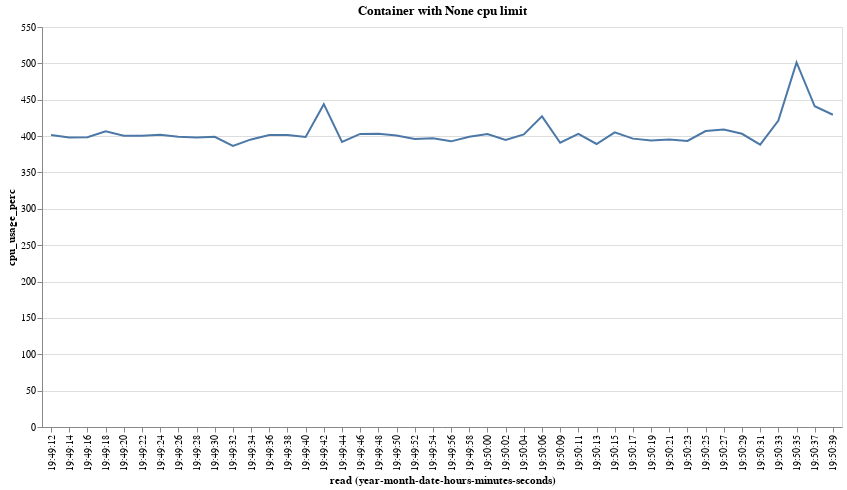

Notebook code cell kept with this figure:
### Markdown cell above
### Appendix

Interestingly running with `--cpus 2` or without any limits does not make the dbt container use more cpu for some reason. I was interested to see if we can get some stats on my machine that shows more than 100% usage or not so I ran the stress tests described here https://www.thorsten-hans.com/docker-container-cpu-limits-explained/.

### Code cell
cmd = "docker run --name stress_app --rm progrium/stress -c 8 -t 90s".split(" ")
run_stress = subprocess.Popen(cmd, stdout=subprocess.PIPE)

session = requests_unixsocket.Session()
data = []

while run_stress.poll() != 0:
    r = session.get('http+unix://%2Fvar%2Frun%2Fdocker.sock/containers/stress_app/stats?stream=false')
    if r.status_code == 200:
        try:
            data.append(r.json())
        except:
            pass

data = [_ for _ in data if _["read"] != "0001-01-01T00:00:00Z"]
generate_chart((data, None))

### Figure 1 — Vega-Lite specification as saved in the notebook (floating-point values rounded to 4 significant figures)
{"$schema": "https://vega.github.io/schema/vega-lite/v4.17.0.json", "config": {"view": {"continuousHeight": 300, "continuousWidth": 400}}, "data": {"name": "data-63f25364b0a439470090923f888e2eef"}, "datasets": {"data-63f25364b0a439470090923f888e2eef": [{"cpu_delta": 3855603000, "cpu_stats.cpu_usage.total_usage": 6994043000, "cpu_stats.online_cpus": 4, "cpu_stats.system_cpu_usage": 4037306510000000, "cpu_usage_perc": 401.6, "precpu_stats.cpu_usage.total_usage": 3138440000, "precpu_stats.system_cpu_usage": 4037302670000000, "read": "2022-11-08T19:49:12.301464890", "system_cpu_delta": 3840000000}, {"cpu_delta": 3950682000, "cpu_stats.cpu_usage.total_usage": 14851397000, "cpu_stats.online_cpus": 4, "cpu_stats.system_cpu_usage": 4037314370000000, "cpu_usage_perc": 398.1, "precpu_stats.cpu_usage.total_usage": 10900715000, "precpu_stats.system_cpu_usage": 4037310400000000, "read": "2022-11-08T19:49:14.293347167", "system_cpu_delta": 3970000000}, {"cpu_delta": 3894458000, "cpu_stats.cpu_usage.total_usage": 22657944000, "cpu_stats.online_cpus": 4, "cpu_stats.system_cpu_usage": 4037322140000000, "cpu_usage_perc": 398.4, "precpu_stats.cpu_usage.total_usage": 18763486000, "precpu_stats.system_cpu_usage": 4037318230000000, "read": "2022-11-08T19:49:16.305111169", "system_cpu_delta": 3910000000}, {"cpu_delta": 3841943000, "cpu_stats.cpu_usage.total_usage": 30356039000, "cpu_stats.online_cpus": 4, "cpu_stats.system_cpu_usage": 4037329840000000, "cpu_usage_perc": 406.6, "precpu_stats.cpu_usage.total_usage": 26514096000, "precpu_stats.system_cpu_usage": 4037326060000000, "read": "2022-11-08T19:49:18.332362892", "system_cpu_delta": 3780000000}, {"cpu_delta": 3923704000, "cpu_stats.cpu_usage.total_usage": 38314202000, "cpu_stats.online_cpus": 4, "cpu_stats.system_cpu_usage": 4037337790000000, "cpu_usage_perc": 400.4, "precpu_stats.cpu_usage.total_usage": 34390498000, "precpu_stats.system_cpu_usage": 4037333870000000, "read": "2022-11-08T19:49:20.402552289", "system_cpu_delta": 3920000000}, {"cpu_delta": 3813190000, "cpu_stats.cpu_usage.total_usage": 46055007000, "cpu_stats.online_cpus": 4, "cpu_stats.system_cpu_usage": 4037345530000000, "cpu_usage_perc": 400.3, "precpu_stats.cpu_usage.total_usage": 42241817000, "precpu_stats.system_cpu_usage": 4037341720000000, "read": "2022-11-08T19:49:22.414101473", "system_cpu_delta": 3810000000}, {"cpu_delta": 3958640000, "cpu_stats.cpu_usage.total_usage": 53932731000, "cpu_stats.online_cpus": 4, "cpu_stats.system_cpu_usage": 4037353440000000, "cpu_usage_perc": 401.9, "precpu_stats.cpu_usage.total_usage": 49974091000, "precpu_stats.system_cpu_usage": 4037349500000000, "read": "2022-11-08T19:49:24.435491723", "system_cpu_delta": 3940000000}, {"cpu_delta": 3949970000, "cpu_stats.cpu_usage.total_usage": 61764462000, "cpu_stats.online_cpus": 4, "cpu_stats.system_cpu_usage": 4037361220000000, "cpu_usage_perc": 399.0, "precpu_stats.cpu_usage.total_usage": 57814492000, "precpu_stats.system_cpu_usage": 4037357260000000, "read": "2022-11-08T19:49:26.453116749", "system_cpu_delta": 3960000000}, {"cpu_delta": 3911175000, "cpu_stats.cpu_usage.total_usage": 69578409000, "cpu_stats.online_cpus": 4, "cpu_stats.system_cpu_usage": 4037368960000000, "cpu_usage_perc": 398.1, "precpu_stats.cpu_usage.total_usage": 65667234000, "precpu_stats.system_cpu_usage": 4037365030000000, "read": "2022-11-08T19:49:28.467939581", "system_cpu_delta": 3930000000}, {"cpu_delta": 3851057000, "cpu_stats.cpu_usage.total_usage": 77281790000, "cpu_stats.online_cpus": 4, "cpu_stats.system_cpu_usage": 4037376760000000, "cpu_usage_perc": 399.1, "precpu_stats.cpu_usage.total_usage": 73430733000, "precpu_stats.system_cpu_usage": 4037372900000000, "read": "2022-11-08T19:49:30.487501304", "system_cpu_delta": 3860000000}, {"cpu_delta": 3796778000, "cpu_stats.cpu_usage.total_usage": 85160493000, "cpu_stats.online_cpus": 4, "cpu_stats.system_cpu_usage": 4037384850000000, "cpu_usage_perc": 386.4, "precpu_stats.cpu_usage.total_usage": 81363715000, "precpu_stats.system_cpu_usage": 4037380920000000, "read": "2022-11-08T19:49:32.566754339", "system_cpu_delta": 3930000000}, {"cpu_delta": 3924712000, "cpu_stats.cpu_usage.total_usage": 92951831000, "cpu_stats.online_cpus": 4, "cpu_stats.system_cpu_usage": 4037392770000000, "cpu_usage_perc": 395.4, "precpu_stats.cpu_usage.total_usage": 89027119000, "precpu_stats.system_cpu_usage": 4037388800000000, "read": "2022-11-08T19:49:34.585741659", "system_cpu_delta": 3970000000}, {"cpu_delta": 3944137000, "cpu_stats.cpu_usage.total_usage": 100803932000, "cpu_stats.online_cpus": 4, "cpu_stats.system_cpu_usage": 4037400590000000, "cpu_usage_perc": 401.4, "precpu_stats.cpu_usage.total_usage": 96859795000, "precpu_stats.system_cpu_usage": 4037396660000000, "read": "2022-11-08T19:49:36.600840748", "system_cpu_delta": 3930000000}, {"cpu_delta": 3865975000, "cpu_stats.cpu_usage.total_usage": 108589675000, "cpu_stats.online_cpus": 4, "cpu_stats.system_cpu_usage": 4037408330000000, "cpu_usage_perc": 401.7, "precpu_stats.cpu_usage.total_usage": 104723700000, "precpu_stats.system_cpu_usage": 4037404480000000, "read": "2022-11-08T19:49:38.617712423", "system_cpu_delta": 3850000000}, {"cpu_delta": 3898443000, "cpu_stats.cpu_usage.total_usage": 116452958000, "cpu_stats.online_cpus": 4, "cpu_stats.system_cpu_usage": 4037416160000000, "cpu_usage_perc": 398.8, "precpu_stats.cpu_usage.total_usage": 112554515000, "precpu_stats.system_cpu_usage": 4037412250000000, "read": "2022-11-08T19:49:40.641808363", "system_cpu_delta": 3910000000}, {"cpu_delta": 3739822000, "cpu_stats.cpu_usage.total_usage": 124020452000, "cpu_stats.online_cpus": 4, "cpu_stats.system_cpu_usage": 4037423450000000, "cpu_usage_perc": 443.9, "precpu_stats.cpu_usage.total_usage": 120280630000, "precpu_stats.system_cpu_usage": 4037420080000000, "read": "2022-11-08T19:49:42.636406031", "system_cpu_delta": 3370000000}, {"cpu_delta": 4037130000, "cpu_stats.cpu_usage.total_usage": 132020912000, "cpu_stats.online_cpus": 4, "cpu_stats.system_cpu_usage": 4037431590000000, "cpu_usage_perc": 392.0, "precpu_stats.cpu_usage.total_usage": 127983782000, "precpu_stats.system_cpu_usage": 4037427470000000, "read": "2022-11-08T19:49:44.716734094", "system_cpu_delta": 4120000000}, {"cpu_delta": 3939212000, "cpu_stats.cpu_usage.total_usage": 139850563000, "cpu_stats.online_cpus": 4, "cpu_stats.system_cpu_usage": 4037439400000000, "cpu_usage_perc": 403.0, "precpu_stats.cpu_usage.total_usage": 135911351000, "precpu_stats.system_cpu_usage": 4037435490000000, "read": "2022-11-08T19:49:46.728448092", "system_cpu_delta": 3910000000}, {"cpu_delta": 3911166000, "cpu_stats.cpu_usage.total_usage": 147669052000, "cpu_stats.online_cpus": 4, "cpu_stats.system_cpu_usage": 4037446970000000, "cpu_usage_perc": 403.2, "precpu_stats.cpu_usage.total_usage": 143757886000, "precpu_stats.system_cpu_usage": 4037443090000000, "read": "2022-11-08T19:49:48.746684154", "system_cpu_delta": 3880000000}, {"cpu_delta": 3957704000, "cpu_stats.cpu_usage.total_usage": 155533800000, "cpu_stats.online_cpus": 4, "cpu_stats.system_cpu_usage": 4037454840000000, "cpu_usage_perc": 400.8, "precpu_stats.cpu_usage.total_usage": 151576096000, "precpu_stats.system_cpu_usage": 4037450890000000, "read": "2022-11-08T19:49:50.760676672", "system_cpu_delta": 3950000000}, {"cpu_delta": 3840571000, "cpu_stats.cpu_usage.total_usage": 163268140000, "cpu_stats.online_cpus": 4, "cpu_stats.system_cpu_usage": 4037462650000000, "cpu_usage_perc": 395.9, "precpu_stats.cpu_usage.total_usage": 159427569000, "precpu_stats.system_cpu_usage": 4037458770000000, "read": "2022-11-08T19:49:52.774780636", "system_cpu_delta": 3880000000}, {"cpu_delta": 3921283000, "cpu_stats.cpu_usage.total_usage": 171051243000, "cpu_stats.online_cpus": 4, "cpu_stats.system_cpu_usage": 4037470460000000, "cpu_usage_perc": 397.1, "precpu_stats.cpu_usage.total_usage": 167129960000, "precpu_stats.system_cpu_usage": 4037466510000000, "read": "2022-11-08T19:49:54.815211276", "system_cpu_delta": 3950000000}, {"cpu_delta": 3966926000, "cpu_stats.cpu_usage.total_usage": 178992358000, "cpu_stats.online_cpus": 4, "cpu_stats.system_cpu_usage": 4037478530000000, "cpu_usage_perc": 392.8, "precpu_stats.cpu_usage.total_usage": 175025432000, "precpu_stats.system_cpu_usage": 4037474490000000, "read": "2022-11-08T19:49:56.877868057", "system_cpu_delta": 4040000000}, {"cpu_delta": 3931252000, "cpu_stats.cpu_usage.total_usage": 186785977000, "cpu_stats.online_cpus": 4, "cpu_stats.system_cpu_usage": 4037486000000000, "cpu_usage_perc": 399.1, "precpu_stats.cpu_usage.total_usage": 182854725000, "precpu_stats.system_cpu_usage": 4037482060000000, "read": "2022-11-08T19:49:58.894605881", "system_cpu_delta": 3940000000}, {"cpu_delta": 3957259000, "cpu_stats.cpu_usage.total_usage": 194643040000, "cpu_stats.online_cpus": 4, "cpu_stats.system_cpu_usage": 4037493820000000, "cpu_usage_perc": 402.8, "precpu_stats.cpu_usage.total_usage": 190685781000, "precpu_stats.system_cpu_usage": 4037489890000000, "read": "2022-11-08T19:50:00.903298453", "system_cpu_delta": 3930000000}, {"cpu_delta": 3828600000, "cpu_stats.cpu_usage.total_usage": 202365551000, "cpu_stats.online_cpus": 4, "cpu_stats.system_cpu_usage": 4037501670000000, "cpu_usage_perc": 394.7, "precpu_stats.cpu_usage.total_usage": 198536951000, "precpu_stats.system_cpu_usage": 4037497790000000, "read": "2022-11-08T19:50:02.919289591", "system_cpu_delta": 3880000000}, {"cpu_delta": 3951963000, "cpu_stats.cpu_usage.total_usage": 210264008000, "cpu_stats.online_cpus": 4, "cpu_stats.system_cpu_usage": 4037509590000000, "cpu_usage_perc": 402.2, "precpu_stats.cpu_usage.total_usage": 206312045000, "precpu_stats.system_cpu_usage": 4037505660000000, "read": "2022-11-08T19:50:04.941319672", "system_cpu_delta": 3930000000}, {"cpu_delta": 3876218000, "cpu_stats.cpu_usage.total_usage": 217991062000, "cpu_stats.online_cpus": 4, "cpu_stats.system_cpu_usage": 4037517150000000, "cpu_usage_perc": 427.1, "precpu_stats.cpu_usage.total_usage": 214114844000, "precpu_stats.system_cpu_usage": 4037513520000000, "read": "2022-11-08T19:50:06.966548924", "system_cpu_delta": 3630000000}, {"cpu_delta": 3958062000, "cpu_stats.cpu_usage.total_usage": 225894621000, "cpu_stats.online_cpus": 4, "cpu_stats.system_cpu_usage": 4037524980000000, "cpu_usage_perc": 390.9, "precpu_stats.cpu_usage.total_usage": 221936559000, "precpu_stats.system_cpu_usage": 4037520930000000, "read": "2022-11-08T19:50:09.049549172", "system_cpu_delta": 4050000000}, {"cpu_delta": 3969199000, "cpu_stats.cpu_usage.total_usage": 233664310000, "cpu_stats.online_cpus": 4, "cpu_stats.system_cpu_usage": 4037532800000000, "cpu_usage_perc": 403.0, "precpu_stats.cpu_usage.total_usage": 229695111000, "precpu_stats.system_cpu_usage": 4037528860000000, "read": "2022-11-08T19:50:11.062154880", "system_cpu_delta": 3940000000}, {"cpu_delta": 3862382000, "cpu_stats.cpu_usage.total_usage": 241413901000, "cpu_stats.online_cpus": 4, "cpu_stats.system_cpu_usage": 4037540730000000, "cpu_usage_perc": 389.2, "precpu_stats.cpu_usage.total_usage": 237551519000, "precpu_stats.system_cpu_usage": 4037536760000000, "read": "2022-11-08T19:50:13.052052082", "system_cpu_delta": 3970000000}, {"cpu_delta": 3951011000, "cpu_stats.cpu_usage.total_usage": 249291021000, "cpu_stats.online_cpus": 4, "cpu_stats.system_cpu_usage": 4037548600000000, "cpu_usage_perc": 405.2, "precpu_stats.cpu_usage.total_usage": 245340010000, "precpu_stats.system_cpu_usage": 4037544700000000, "read": "2022-11-08T19:50:15.069476541", "system_cpu_delta": 3900000000}, {"cpu_delta": 3945229000, "cpu_stats.cpu_usage.total_usage": 257131700000, "cpu_stats.online_cpus": 4, "cpu_stats.system_cpu_usage": 4037556450000000, "cpu_usage_perc": 396.5, "precpu_stats.cpu_usage.total_usage": 253186471000, "precpu_stats.system_cpu_usage": 4037552470000000, "read": "2022-11-08T19:50:17.086087574", "system_cpu_delta": 3980000000}, {"cpu_delta": 3772075000, "cpu_stats.cpu_usage.total_usage": 264830000000, "cpu_stats.online_cpus": 4, "cpu_stats.system_cpu_usage": 4037564250000000, "cpu_usage_perc": 394.0, "precpu_stats.cpu_usage.total_usage": 261057925000, "precpu_stats.system_cpu_usage": 4037560420000000, "read": "2022-11-08T19:50:19.126974754", "system_cpu_delta": 3830000000}, {"cpu_delta": 4001699000, "cpu_stats.cpu_usage.total_usage": 272732244000, "cpu_stats.online_cpus": 4, "cpu_stats.system_cpu_usage": 4037572220000000, "cpu_usage_perc": 395.2, "precpu_stats.cpu_usage.total_usage": 268730545000, "precpu_stats.system_cpu_usage": 4037568170000000, "read": "2022-11-08T19:50:21.184058763", "system_cpu_delta": 4050000000}, {"cpu_delta": 3835374000, "cpu_stats.cpu_usage.total_usage": 280454956000, "cpu_stats.online_cpus": 4, "cpu_stats.system_cpu_usage": 4037580050000000, "cpu_usage_perc": 393.4, "precpu_stats.cpu_usage.total_usage": 276619582000, "precpu_stats.system_cpu_usage": 4037576150000000, "read": "2022-11-08T19:50:23.201166154", "system_cpu_delta": 3900000000}, {"cpu_delta": 3937643000, "cpu_stats.cpu_usage.total_usage": 288274076000, "cpu_stats.online_cpus": 4, "cpu_stats.system_cpu_usage": 4037587750000000, "cpu_usage_perc": 407.0, "precpu_stats.cpu_usage.total_usage": 284336433000, "precpu_stats.system_cpu_usage": 4037583880000000, "read": "2022-11-08T19:50:25.215720442", "system_cpu_delta": 3870000000}, {"cpu_delta": 3945848000, "cpu_stats.cpu_usage.total_usage": 296124623000, "cpu_stats.online_cpus": 4, "cpu_stats.system_cpu_usage": 4037595580000000, "cpu_usage_perc": 408.9, "precpu_stats.cpu_usage.total_usage": 292178775000, "precpu_stats.system_cpu_usage": 4037591720000000, "read": "2022-11-08T19:50:27.231383947", "system_cpu_delta": 3860000000}, {"cpu_delta": 3930552000, "cpu_stats.cpu_usage.total_usage": 303974015000, "cpu_stats.online_cpus": 4, "cpu_stats.system_cpu_usage": 4037603320000000, "cpu_usage_perc": 403.1, "precpu_stats.cpu_usage.total_usage": 300043463000, "precpu_stats.system_cpu_usage": 4037599420000000, "read": "2022-11-08T19:50:29.248794731", "system_cpu_delta": 3900000000}, {"cpu_delta": 3912584000, "cpu_stats.cpu_usage.total_usage": 311710514000, "cpu_stats.online_cpus": 4, "cpu_stats.system_cpu_usage": 4037611290000000, "cpu_usage_perc": 388.3, "precpu_stats.cpu_usage.total_usage": 307797930000, "precpu_stats.system_cpu_usage": 4037607260000000, "read": "2022-11-08T19:50:31.275510075", "system_cpu_delta": 4030000000}, {"cpu_delta": 3896978000, "cpu_stats.cpu_usage.total_usage": 319555957000, "cpu_stats.online_cpus": 4, "cpu_stats.system_cpu_usage": 4037619000000000, "cpu_usage_perc": 421.3, "precpu_stats.cpu_usage.total_usage": 315658979000, "precpu_stats.system_cpu_usage": 4037615300000000, "read": "2022-11-08T19:50:33.348069744", "system_cpu_delta": 3700000000}, {"cpu_delta": 3885383000, "cpu_stats.cpu_usage.total_usage": 327379860000, "cpu_stats.online_cpus": 4, "cpu_stats.system_cpu_usage": 4037626090000000, "cpu_usage_perc": 501.3, "precpu_stats.cpu_usage.total_usage": 323494477000, "precpu_stats.system_cpu_usage": 4037622990000000, "read": "2022-11-08T19:50:35.364493930", "system_cpu_delta": 3100000000}, {"cpu_delta": 3969088000, "cpu_stats.cpu_usage.total_usage": 335290239000, "cpu_stats.online_cpus": 4, "cpu_stats.system_cpu_usage": 4037633410000000, "cpu_usage_perc": 441.0, "precpu_stats.cpu_usage.total_usage": 331321151000, "precpu_stats.system_cpu_usage": 4037629810000000, "read": "2022-11-08T19:50:37.463571409", "system_cpu_delta": 3600000000}, {"cpu_delta": 3906942000, "cpu_stats.cpu_usage.total_usage": 343055261000, "cpu_stats.online_cpus": 4, "cpu_stats.system_cpu_usage": 4037640750000000, "cpu_usage_perc": 429.3, "precpu_stats.cpu_usage.total_usage": 339148319000, "precpu_stats.system_cpu_usage": 4037637110000000, "read": "2022-11-08T19:50:39.485631948", "system_cpu_delta": 3640000000}]}, "encoding": {"x": {"axis": {"format": "%H:%M:%S", "labelAngle": -90}, "field": "read", "timeUnit": "yearmonthdatehoursminutesseconds", "type": "ordinal"}, "y": {"field": "cpu_usage_perc", "type": "quantitative"}}, "height": 400, "mark": "line", "title": "Container with None cpu limit", "width": 800}
